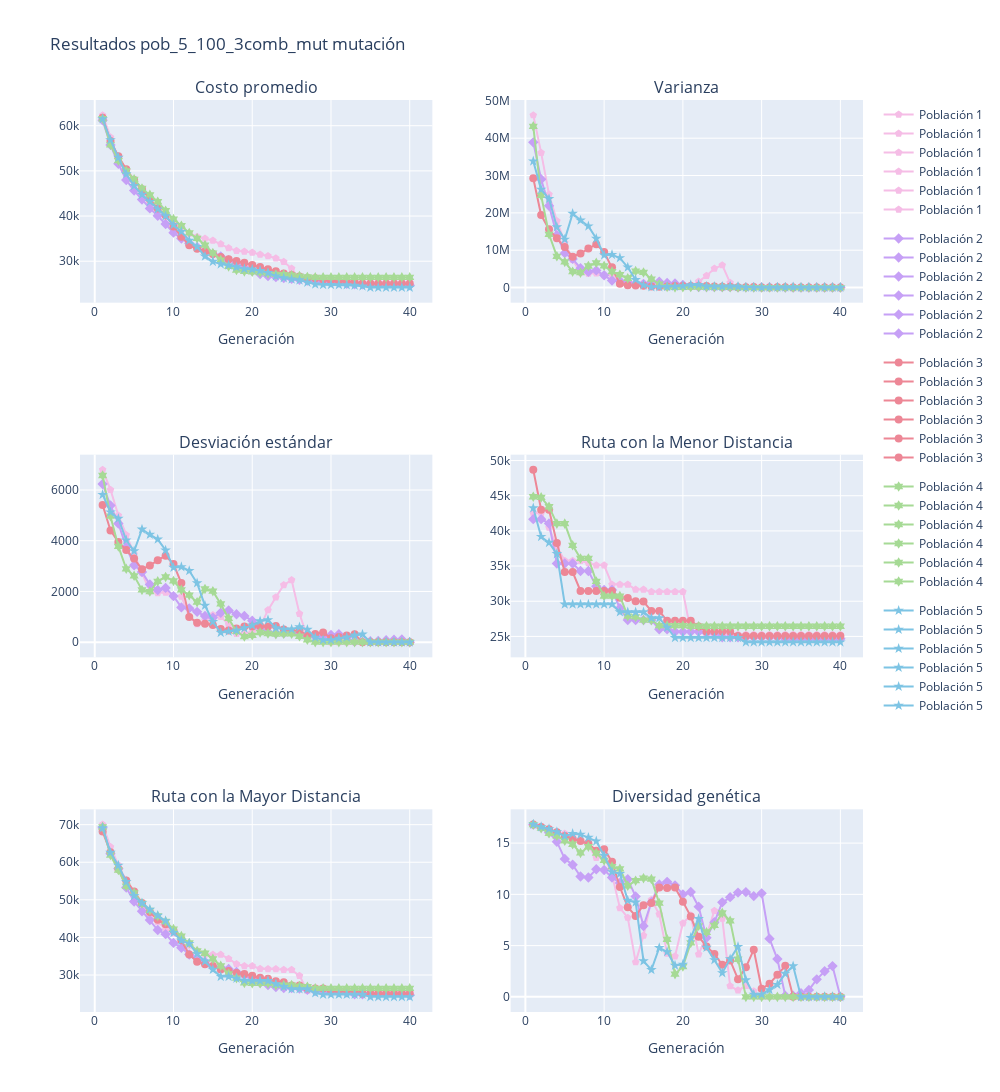

The notebook cell this image was saved under:
### Code cell
show_report(resultados5, max_gen_, msg=f"Resultados {exp_name5} mutación")
